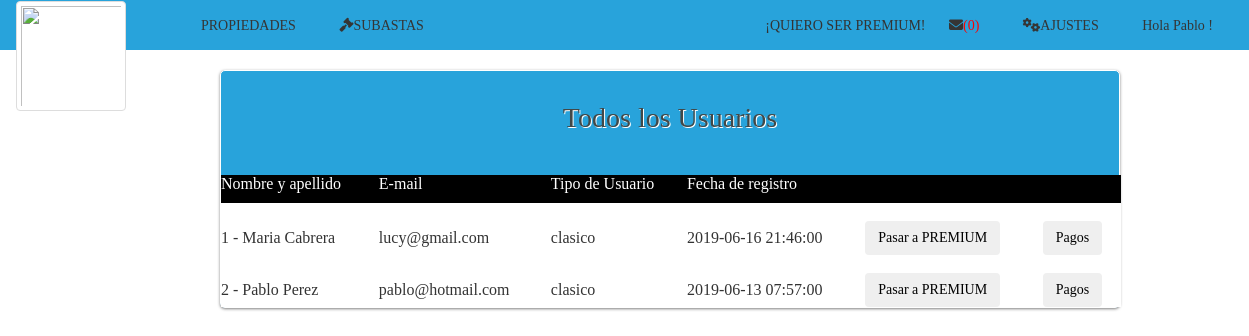
The page /listarTodosLosUsuarios.php (signed in) on the database its author committed.
### tables this page shows
CREATE TABLE `persona` (
  `IdPersona` int(11) NOT NULL,
  `dni` int(8) NOT NULL,
  `nombre` varchar(50) NOT NULL,
  `apellido` varchar(50) NOT NULL,
  `telefono` int(30) NOT NULL,
  `email` varchar(45) NOT NULL,
  `clave` varchar(11) NOT NULL,
  `tipoU` varchar(11) DEFAULT NULL,
  `rol` int(3) DEFAULT NULL,
  `credito` int(2) DEFAULT NULL,
  `ciudad` varchar(45) NOT NULL,
  `fechaNacimiento` datetime NOT NULL,
  `idTarjeta` int(11) NOT NULL,
  `fechaRegistro` datetime NOT NULL,
  `fechaModificacion` datetime NOT NULL
);

### listarTodosLosUsuarios.php (the view, shortened to what this page needs)
<html>
	<head>
<?php
		include("cabecera.php");
?>
<?php
$con=conectar();
$var_consulta= "SELECT * FROM persona WHERE rol=0 ORDER BY fechaRegistro DESC";
   $result = mysqli_query($con, $var_consulta);
   $num=mysqli_num_rows($result);
if ($num==0) {
  echo"<h4>NO HAY USUARIOS TODAVIA</h4>";
 }
else{
?>
	</head>
	<body>
		<div id="wrapper" style="margin-left: 220px;margin-top: 0px;"  >
			<form name="formulario" class="login-form" style="width:900px;background-color:#28a3db;">
				<div class="header">
					<h1> Todos los Usuarios</h1>
				</div>
					 <table  style="width:900px; background-color:#fff; ">
					 	<?php $primero = "Nombre y apellido";
                              $segundo="E-mail";
                              $tercero="Tipo de Usuario";
                              $cuarto="Fecha de registro";
                               $color = "#fff";
  ?>
 <tr style="background-color:#000000;">
  <td ><?php echo "<p><font color='".$color."'>".$primero."</font></p>";  ?> </td>
  <td ><?php echo "<p><font color='".$color."'>".$segundo."</font></p>";  ?></td>
  <td ><?php echo "<p><font color='".$color."'>".$tercero."</font></p>";  ?></td>
   <td ><?php echo "<p><font color='".$color."'>".$cuarto."</font></p>";  ?></td>
   <td >  </td>
   <td >  </td>
 </tr>
                    <?php
                    $i=1;
                    while ($row = mysqli_fetch_array($result)){
                      ?>
                         <tr>
                             <td> <br><?php echo "$i - $row[nombre] $row[apellido]" ; ?> </td>
                              <td> <br><?php echo "$row[email]"; ?> </td>
                                <td> <br><?php echo "$row[tipoU]"; ?> </td>
                                 <td> <br><?php echo "$row[fechaRegistro]"; ?> </td>
                    <?php   if($row['tipoU']=="premium"){ ?>
                              <td><br><?php echo "<a href='eliminarPremium.php?idU=".$row['IdPersona']."'> <button type='button' class='btn btn-succes'>Pasar a CLASICO</button> </a></br>" ;?>
                       <?php   }
                        else{
                       ?>
                           <td><br><?php echo "<a href='eliminarClasico.php?idU=".$row['IdPersona']."'> <button type='button' class='btn btn-succes'>Pasar a PREMIUM</button> </a></br>" ;?>
                          <?php
                            }  ?>
                      <td><br><?php echo "<a href='historialDePago.php?idU=".$row['IdPersona']."'> <button type='button' class='btn btn-succes'>Pagos</button> </a></br>" ;?>
                          </tr>
                     <?php
                     $i=$i + 1;  }
                    ?>
</table>
			</form>
			<?php } ?>
		</div>
	</body>
</html>

### css/estilos.css (style rules this page uses)
body { background-color:#ffffff ; font-family:'Bree Serif', serif; }
.login-form { width: 410px; margin: auto; position: relative; background: #f3f3f3; border: 1px solid #fff; border-radius: 5px; box-shadow: 0 1px 3px rgba(0,0,0,0.5); -moz-box-shadow: 0 1px 3px rgba(0,0,0,0.5); -webkit-box-shadow: 0 1px 3px rgba(0,0,0,0.5); }
#wrapper { width: 410px; height: 400px; margin: 70px auto; }
#wrapper h1 { text-align: center; }
.login-form .header { padding: 10px 30px 30px 30px; }
.login-form .header h1 { font-family: 'Bree Serif', serif; font-weight: 300; font-size: 28px; line-height:34px; color: #414848; text-shadow: 1px 1px 0 rgba(256,256,256,1.0); margin-bottom: 10px; }
.login-form a { color: black; }

### rows shown on the page
persona: nombre "Maria", apellido "Cabrera", email "lucy@gmail.com", tipoU "clasico", fechaRegistro "2019-06-16 21:46:00"
persona: nombre "Pablo", apellido "Perez", email "pablo@hotmail.com", tipoU "clasico", fechaRegistro "2019-06-13 07:57:00"

### other values the page prints
$numero "(0)"
$_SESSION[nombre] "Pablo"
$primero "Nombre y apellido"
$segundo "E-mail"
$tercero "Tipo de Usuario"
$cuarto "Fecha de registro"
